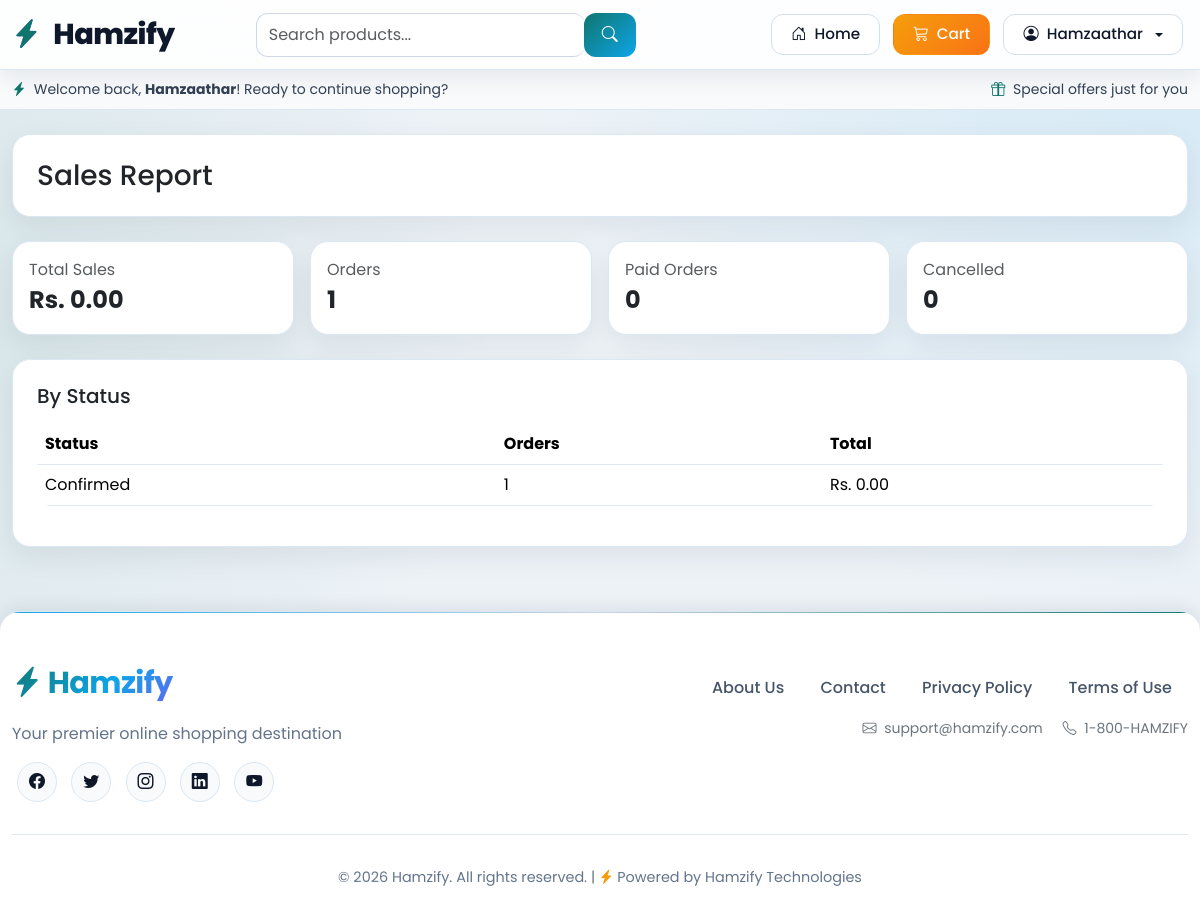
/orders/admin/sales-report/ (signed in), run on the app's committed database.
### orders/models.py (models this page shows, shortened)
class Order(models.Model):
    STATUS_CHOICES = (
        ('Pending','Pending'),
        ('Confirmed','Confirmed'),
        ('Processing','Processing'),
        ('Shipped','Shipped'),
        ('Delivered','Delivered'),
        ('Cancelled','Cancelled'),
        ('Refunded','Refunded'),
    )
    PAYMENT_STATUS_CHOICES = (
        ('pending', 'Pending'),
        ('paid', 'Paid'),
        ('failed', 'Failed'),
        ('refunded', 'Refunded'),
    )
    PAYMENT_METHOD_CHOICES = (
        ('wallet', 'Wallet'),
        ('stripe', 'Stripe'),
        ('cod', 'Cash on Delivery'),
        ('bank', 'Bank Transfer'),
        ('paypal', 'PayPal'),
    )
    user = models.ForeignKey(User, on_delete=models.CASCADE, blank=True, null=True)
    guest_name = models.CharField(max_length=120, blank=True)
    guest_email = models.EmailField(blank=True)
    guest_phone = models.CharField(max_length=30, blank=True)
    total_amount = models.DecimalField(max_digits=12, decimal_places=2)
    subtotal = models.DecimalField(max_digits=12, decimal_places=2, default=0)
    shipping_amount = models.DecimalField(max_digits=12, decimal_places=2, default=0)
    tax_amount = models.DecimalField(max_digits=12, decimal_places=2, default=0)
    discount_amount = models.DecimalField(max_digits=12, decimal_places=2, default=0)
    status = models.CharField(max_length=20, choices=STATUS_CHOICES, default='Pending')
    payment_status = models.CharField(max_length=20, choices=PAYMENT_STATUS_CHOICES, default='pending')
    payment_method = models.CharField(max_length=20, choices=PAYMENT_METHOD_CHOICES, default='wallet')
    shipping_address = models.TextField(blank=True)
    shipping_zone = models.CharField(max_length=100, blank=True)
    tracking_number = models.CharField(max_length=100, blank=True)
    created_at = models.DateTimeField(auto_now_add=True)
    updated_at = models.DateTimeField(auto_now=True)

### orders/views.py (the view)
# urls.py: path('admin/sales-report/', views.sales_report, name='sales_report'),
@staff_member_required
def sales_report(request):
    orders_qs = Order.objects.all()
    stats = {
        'total_sales': orders_qs.aggregate(total=Sum('total_amount'))['total'] or Decimal('0.00'),
        'orders_count': orders_qs.count(),
        'paid_orders': orders_qs.filter(payment_status='paid').count(),
        'cancelled_orders': orders_qs.filter(status='Cancelled').count(),
    }
    by_status = orders_qs.values('status').annotate(count=Count('id'), total=Sum('total_amount')).order_by('status')
    return render(request, 'orders/sales_report.html', {'stats': stats, 'by_status': by_status})

### templates/orders/sales_report.html (shortened to what this page needs)
{% extends 'base.html' %}
{% load humanize %}
{% block content %}
<div class="card p-4 mb-4">
    <h1 class="h3 mb-0">Sales Report</h1>
</div>
<div class="row g-3 mb-4">
    <div class="col-md-3"><div class="card p-3"><span class="text-muted">Total Sales</span><strong class="fs-4">Rs. {{ stats.total_sales|floatformat:2|intcomma }}</strong></div></div>
    <div class="col-md-3"><div class="card p-3"><span class="text-muted">Orders</span><strong class="fs-4">{{ stats.orders_count }}</strong></div></div>
    <div class="col-md-3"><div class="card p-3"><span class="text-muted">Paid Orders</span><strong class="fs-4">{{ stats.paid_orders }}</strong></div></div>
    <div class="col-md-3"><div class="card p-3"><span class="text-muted">Cancelled</span><strong class="fs-4">{{ stats.cancelled_orders }}</strong></div></div>
</div>
<div class="card p-4">
    <h2 class="h5 mb-3">By Status</h2>
    <table class="table">
        <thead><tr><th>Status</th><th>Orders</th><th>Total</th></tr></thead>
        <tbody>
            {% for row in by_status %}
            <tr>
                <td>{{ row.status }}</td>
                <td>{{ row.count }}</td>
                <td>Rs. {{ row.total|default:0|floatformat:2|intcomma }}</td>
            </tr>
            {% endfor %}
        </tbody>
    </table>
</div>
{% endblock %}

### templates/base.html (shortened to what this page needs)
<!DOCTYPE html>
<html lang="en">
<head>
    <link href="https://cdn.jsdelivr.net/npm/bootstrap@5.3.2/dist/css/bootstrap.min.css" rel="stylesheet">
    <link rel="stylesheet" href="https://cdn.jsdelivr.net/npm/bootstrap-icons@1.11.3/font/bootstrap-icons.min.css">
</head>
<body>
{% if request.resolver_match.url_name != 'landing' and request.path|slice:":10" != '/accounts/' %}
{% if user.is_authenticated %}
<nav class="navbar navbar-expand-lg site-navbar sticky-top">
    <div class="container">
        <a class="navbar-brand" href="/store/">
            <i class="bi bi-lightning-charge-fill"></i>
            Hamzify
        </a>
        <div class="collapse navbar-collapse" id="navbarNav">
            <form class="d-flex mx-auto" action="/search/" method="GET" style="width: 380px;">
                <div class="input-group">
                    <input type="text" name="q" class="form-control site-search-input" placeholder="Search products..."
                           value="{{ request.GET.q }}">
                    <button class="btn site-search-btn" type="submit">
                        <i class="bi bi-search"></i>
                    </button>
                </div>
            </form>
            <div class="navbar-nav ms-auto">
                <div class="d-flex align-items-center">
                    <a href="/store/" class="nav-btn nav-btn-outline me-2">
                        <i class="bi bi-house-door"></i>
                        <span class="d-none d-md-inline">Home</span>
                    </a>
                    <a href="/cart/" class="nav-btn nav-btn-warning me-2 position-relative">
                        <i class="bi bi-cart3"></i>
                        <span class="d-none d-md-inline">Cart</span>
                    </a>
                    <div class="dropdown">
                        <button class="nav-btn nav-btn-outline dropdown-toggle" type="button"
                                data-bs-toggle="dropdown">
                            <i class="bi bi-person-circle"></i>
                            <span>{{ user.username|truncatechars:10 }}</span>
                        </button>
                    </div>
                </div>
            </div>
        </div>
    </div>
</nav>
<div class="welcome-banner">
    <div class="container">
        <div class="row align-items-center">
            <div class="col-md-6">
                <small>
                    <i class="bi bi-lightning-charge-fill me-1" style="color: #0f766e;"></i>
                    Welcome back, <strong>{{ user.username }}</strong>! Ready to continue shopping?
                </small>
            </div>
            <div class="col-md-6 text-md-end">
                <small>
                    <i class="bi bi-gift me-1" style="color: #0f766e;"></i>
                    Special offers just for you
                </small>
            </div>
        </div>
    </div>
</div>
{% endif %}
{% endif %}
{% if request.resolver_match.url_name == 'landing' %}
<div class="main-content">
{% else %}
<div class="container mt-4 main-content">
{% endif %}
    {% block content %}
    {% endblock %}
</div>
<footer class="footer">
    <div class="container">
        <div class="row">
            <div class="col-md-4 text-center text-md-start">
                <div class="footer-brand">
                    <i class="bi bi-lightning-charge-fill"></i>
                    Hamzify
                </div>
                <p class="text-secondary">Your premier online shopping destination</p>
                <div class="social-links">
                    <a href="#"><i class="bi bi-facebook"></i></a>
                    <a href="#"><i class="bi bi-twitter"></i></a>
                    <a href="#"><i class="bi bi-instagram"></i></a>
                    <a href="#"><i class="bi bi-linkedin"></i></a>
                    <a href="#"><i class="bi bi-youtube"></i></a>
                </div>
            </div>
            <div class="col-md-8">
                <ul class="footer-links text-center text-md-end">
                    <li><a href="/about/">About Us</a></li>
                    <li><a href="/contact/">Contact</a></li>
                    <li><a href="/privacy/">Privacy Policy</a></li>
                    <li><a href="/terms/">Terms of Use</a></li>
                </ul>
                <div class="text-center text-md-end mt-3">
                    <small class="text-secondary">
                        <i class="bi bi-envelope me-1"></i> support@hamzify.com
                    </small>
                    <small class="text-secondary ms-3">
                        <i class="bi bi-telephone me-1"></i> 1-800-HAMZIFY
                    </small>
                </div>
            </div>
        </div>
        <div class="copyright text-center">
            <p class="mb-0">
                &copy; {% now "Y" %} Hamzify. All rights reserved. |
                <i class="bi bi-lightning-charge-fill" style="color: #f59e0b;"></i>
                Powered by Hamzify Technologies
            </p>
        </div>
    </div>
</footer>
<div class="toast-container position-fixed bottom-0 end-0 p-3">
</div>
</body>
</html>

### data on the page
Order: status "Confirmed", count "1", total "0.00"

### other printed values
{{ user.username|truncatechars:10 }} "Hamzaathar"
{{ user.username }} "Hamzaathar"
{{ stats.total_sales|floatformat:2|intcomma }} "0.00"
{{ stats.orders_count }} "1"
{{ stats.paid_orders }} "0"
{{ stats.cancelled_orders }} "0"
